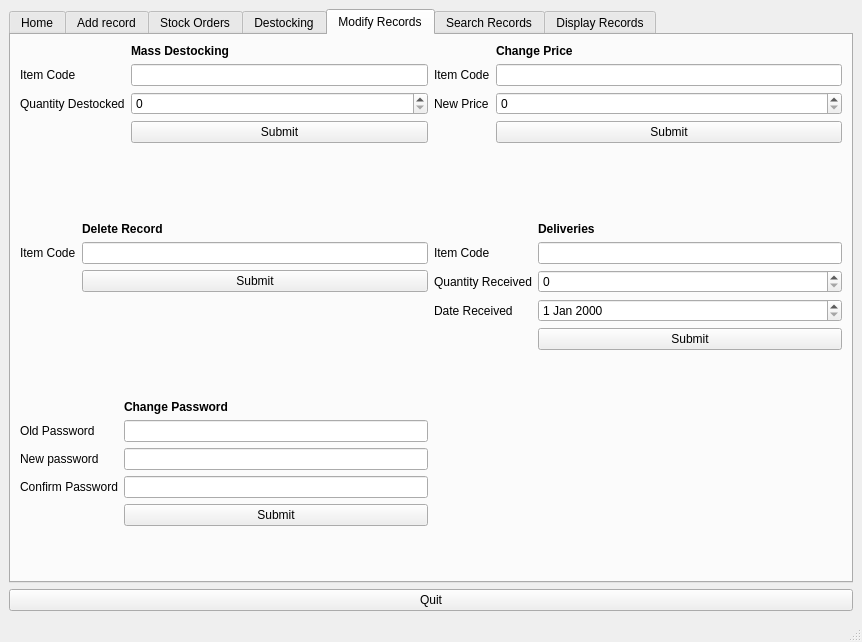
<?xml version="1.0" encoding="UTF-8"?>
<ui version="4.0">
 <class>MainWindow</class>
 <widget class="QMainWindow" name="MainWindow">
  <property name="geometry">
   <rect>
    <x>0</x>
    <y>0</y>
    <width>862</width>
    <height>642</height>
   </rect>
  </property>
  <property name="windowTitle">
   <string>Student Cafeteria Inventory Management System</string>
  </property>
  <widget class="QWidget" name="centralwidget">
   <layout class="QVBoxLayout" name="verticalLayout_2">
    <item>
     <widget class="VerticalTabWidget" name="tabWidget">
      <property name="currentIndex">
       <number>4</number>
      </property>
      <widget class="QWidget" name="tab">
       <attribute name="title">
        <string>Home</string>
       </attribute>
       <layout class="QVBoxLayout" name="verticalLayout_6">
        <item>
         <layout class="QFormLayout" name="formLayout_4">
          <item row="1" column="0" colspan="2">
           <widget class="QLabel" name="label_36">
            <property name="font">
             <font>
              <pointsize>10</pointsize>
             </font>
            </property>
            <property name="text">
             <string>&lt;html&gt;&lt;head/&gt;&lt;body&gt;&lt;p&gt;This is a system that prides itself on its ease of use and all the features a school cafeteria needs to keep track of its inventory.The School Cafeteria Inventory Management System allows for real-time tracking of food items in your stock, tracking of destockingand record management.&lt;/p&gt;&lt;p&gt;A manual inventory management method that is run with pen and paper is not only labor-intensive but also time-consuming.This approach lacks a proper data organization structure, which can give rise to many risks associated with data mismanagement. A Computerized Student Cafeteria Inventory Management System is a more efficient and improved approach to stock data management. It is much more secure and reliable than the manual method.&lt;/p&gt;&lt;p&gt;This system also enhances your company day-to-day operations and streamlines efficiency where costs are cut, data is stored reliably and there is enhanced time management hence allowing you to do more in a day, unrestrained.&lt;/p&gt;&lt;p&gt;For maximum utilization of this system, it is highly recommended that you to read thoroughly through the documentation.&lt;/p&gt;&lt;/body&gt;&lt;/html&gt;</string>
            </property>
            <property name="wordWrap">
             <bool>true</bool>
            </property>
           </widget>
          </item>
          <item row="0" column="0" colspan="2">
           <widget class="QLabel" name="label_35">
            <property name="font">
             <font>
              <pointsize>12</pointsize>
              <bold>true</bold>
             </font>
            </property>
            <property name="text">
             <string>Welcome to SCIMS remastered</string>
            </property>
            <property name="alignment">
             <set>Qt::AlignCenter</set>
            </property>
           </widget>
          </item>
         </layout>
        </item>
       </layout>
      </widget>
      <widget class="QWidget" name="tab_2">
       <attribute name="title">
        <string>Add record</string>
       </attribute>
       <layout class="QVBoxLayout" name="verticalLayout">
        <item>
         <widget class="QLabel" name="label_7">
          <property name="maximumSize">
           <size>
            <width>16777215</width>
            <height>50</height>
           </size>
          </property>
          <property name="font">
           <font>
            <bold>true</bold>
           </font>
          </property>
          <property name="text">
           <string>Add record of item:</string>
          </property>
          <property name="alignment">
           <set>Qt::AlignCenter</set>
          </property>
         </widget>
        </item>
        <item>
         <layout class="QFormLayout" name="formLayout">
          <item row="0" column="0">
           <widget class="QLabel" name="label">
            <property name="text">
             <string>Item Category</string>
            </property>
           </widget>
          </item>
          <item row="0" column="1">
           <widget class="QLineEdit" name="category"/>
          </item>
          <item row="1" column="0">
           <widget class="QLabel" name="label_2">
            <property name="text">
             <string>Item Name</string>
            </property>
           </widget>
          </item>
          <item row="1" column="1">
           <widget class="QLineEdit" name="name"/>
          </item>
          <item row="2" column="0">
           <widget class="QLabel" name="label_4">
            <property name="text">
             <string>Item Price</string>
            </property>
           </widget>
          </item>
          <item row="2" column="1">
           <widget class="QSpinBox" name="price">
            <property name="minimum">
             <number>1</number>
            </property>
            <property name="maximum">
             <number>999999</number>
            </property>
           </widget>
          </item>
          <item row="3" column="0">
           <widget class="QLabel" name="label_5">
            <property name="text">
             <string>Item Quantity</string>
            </property>
           </widget>
          </item>
          <item row="3" column="1">
           <widget class="QSpinBox" name="quantity">
            <property name="minimum">
             <number>1</number>
            </property>
            <property name="maximum">
             <number>999999</number>
            </property>
           </widget>
          </item>
          <item row="4" column="0">
           <widget class="QLabel" name="label_6">
            <property name="text">
             <string>Quantity Required</string>
            </property>
           </widget>
          </item>
          <item row="4" column="1">
           <widget class="QSpinBox" name="required">
            <property name="minimum">
             <number>1</number>
            </property>
            <property name="maximum">
             <number>999999</number>
            </property>
           </widget>
          </item>
          <item row="5" column="0">
           <widget class="QLabel" name="label_8">
            <property name="text">
             <string>Expiry Date:</string>
            </property>
           </widget>
          </item>
          <item row="5" column="1">
           <widget class="QDateEdit" name="expiry"/>
          </item>
          <item row="6" column="1">
           <widget class="QPushButton" name="btn_add_inventory">
            <property name="text">
             <string>Submit</string>
            </property>
           </widget>
          </item>
         </layout>
        </item>
       </layout>
      </widget>
      <widget class="QWidget" name="tab_3">
       <attribute name="title">
        <string>Stock Orders</string>
       </attribute>
       <layout class="QVBoxLayout" name="verticalLayout_3">
        <item>
         <widget class="QLabel" name="label_9">
          <property name="maximumSize">
           <size>
            <width>16777215</width>
            <height>50</height>
           </size>
          </property>
          <property name="font">
           <font>
            <bold>true</bold>
           </font>
          </property>
          <property name="text">
           <string>Add Record of Order Acquisition:</string>
          </property>
          <property name="alignment">
           <set>Qt::AlignCenter</set>
          </property>
         </widget>
        </item>
        <item>
         <layout class="QFormLayout" name="formLayout_2">
          <property name="sizeConstraint">
           <enum>QLayout::SetMinAndMaxSize</enum>
          </property>
          <item row="0" column="0">
           <widget class="QLabel" name="label_11">
            <property name="text">
             <string>Item Code</string>
            </property>
           </widget>
          </item>
          <item row="0" column="1">
           <widget class="QLineEdit" name="code1"/>
          </item>
          <item row="1" column="0">
           <widget class="QLabel" name="label_12">
            <property name="text">
             <string>Supplier</string>
            </property>
           </widget>
          </item>
          <item row="1" column="1">
           <widget class="QLineEdit" name="supplier"/>
          </item>
          <item row="2" column="0">
           <widget class="QLabel" name="label_13">
            <property name="text">
             <string>Quantity Purchased</string>
            </property>
           </widget>
          </item>
          <item row="2" column="1">
           <widget class="QSpinBox" name="quantityPurchased">
            <property name="minimum">
             <number>1</number>
            </property>
            <property name="maximum">
             <number>999999</number>
            </property>
           </widget>
          </item>
          <item row="3" column="0">
           <widget class="QLabel" name="label_14">
            <property name="text">
             <string>Date of Purchase</string>
            </property>
           </widget>
          </item>
          <item row="3" column="1">
           <widget class="QDateEdit" name="datePurchase"/>
          </item>
          <item row="4" column="1">
           <widget class="QPushButton" name="btn_add_order">
            <property name="text">
             <string>Submit</string>
            </property>
           </widget>
          </item>
          <item row="5" column="1">
           <widget class="QLabel" name="label_16">
            <property name="maximumSize">
             <size>
              <width>16777215</width>
              <height>50</height>
             </size>
            </property>
            <property name="font">
             <font>
              <bold>true</bold>
             </font>
            </property>
            <property name="text">
             <string>Cancel Order:</string>
            </property>
           </widget>
          </item>
          <item row="6" column="0">
           <widget class="QLabel" name="label_18">
            <property name="text">
             <string>Purchase ID</string>
            </property>
           </widget>
          </item>
          <item row="6" column="1">
           <widget class="QLineEdit" name="cancel_id"/>
          </item>
          <item row="7" column="1">
           <widget class="QPushButton" name="btn_cancel_order">
            <property name="text">
             <string>Submit</string>
            </property>
           </widget>
          </item>
         </layout>
        </item>
       </layout>
      </widget>
      <widget class="QWidget" name="tab_4">
       <attribute name="title">
        <string>Destocking</string>
       </attribute>
       <layout class="QVBoxLayout" name="verticalLayout_4">
        <item>
         <widget class="QLabel" name="label_3">
          <property name="maximumSize">
           <size>
            <width>16777215</width>
            <height>50</height>
           </size>
          </property>
          <property name="font">
           <font>
            <bold>true</bold>
           </font>
          </property>
          <property name="text">
           <string>Add Record of Destocking</string>
          </property>
          <property name="alignment">
           <set>Qt::AlignCenter</set>
          </property>
         </widget>
        </item>
        <item>
         <layout class="QFormLayout" name="formLayout_3">
          <item row="0" column="0">
           <widget class="QLabel" name="label_10">
            <property name="text">
             <string>Item Code</string>
            </property>
           </widget>
          </item>
          <item row="0" column="1">
           <widget class="QLineEdit" name="code2"/>
          </item>
          <item row="1" column="0">
           <widget class="QLabel" name="label_15">
            <property name="text">
             <string>Destocked to</string>
            </property>
           </widget>
          </item>
          <item row="1" column="1">
           <widget class="QLineEdit" name="destockedTo"/>
          </item>
          <item row="2" column="0">
           <widget class="QLabel" name="label_37">
            <property name="text">
             <string>Quantity Destocked</string>
            </property>
           </widget>
          </item>
          <item row="2" column="1">
           <widget class="QSpinBox" name="quantityDestocked">
            <property name="minimum">
             <number>1</number>
            </property>
            <property name="maximum">
             <number>999999</number>
            </property>
           </widget>
          </item>
          <item row="3" column="0">
           <widget class="QLabel" name="label_19">
            <property name="text">
             <string>Date of Destocking</string>
            </property>
           </widget>
          </item>
          <item row="3" column="1">
           <widget class="QDateEdit" name="dateDestocked"/>
          </item>
          <item row="4" column="1">
           <widget class="QPushButton" name="btn_add_destocking">
            <property name="text">
             <string>Submit</string>
            </property>
           </widget>
          </item>
         </layout>
        </item>
       </layout>
      </widget>
      <widget class="QWidget" name="tab_5">
       <attribute name="title">
        <string>Modify Records</string>
       </attribute>
       <layout class="QVBoxLayout" name="verticalLayout_5">
        <item>
         <layout class="QGridLayout" name="gridLayout">
          <item row="1" column="1">
           <layout class="QFormLayout" name="deliveries">
            <item row="1" column="0">
             <widget class="QLabel" name="label_27">
              <property name="text">
               <string>Item Code</string>
              </property>
             </widget>
            </item>
            <item row="2" column="0">
             <widget class="QLabel" name="label_29">
              <property name="text">
               <string>Quantity Received</string>
              </property>
             </widget>
            </item>
            <item row="3" column="0">
             <widget class="QLabel" name="label_30">
              <property name="text">
               <string>Date Received</string>
              </property>
             </widget>
            </item>
            <item row="0" column="1">
             <widget class="QLabel" name="label_28">
              <property name="font">
               <font>
                <bold>true</bold>
               </font>
              </property>
              <property name="text">
               <string>Deliveries</string>
              </property>
             </widget>
            </item>
            <item row="1" column="1">
             <widget class="QLineEdit" name="code6"/>
            </item>
            <item row="2" column="1">
             <widget class="QSpinBox" name="quantityReceived">
              <property name="maximum">
               <number>999999</number>
              </property>
             </widget>
            </item>
            <item row="3" column="1">
             <widget class="QDateEdit" name="dateReceived"/>
            </item>
            <item row="4" column="1">
             <widget class="QPushButton" name="btn_modify">
              <property name="text">
               <string>Submit</string>
              </property>
             </widget>
            </item>
           </layout>
          </item>
          <item row="2" column="0">
           <layout class="QFormLayout" name="changePassword">
            <item row="0" column="1">
             <widget class="QLabel" name="label_34">
              <property name="font">
               <font>
                <bold>true</bold>
               </font>
              </property>
              <property name="text">
               <string>Change Password</string>
              </property>
             </widget>
            </item>
            <item row="1" column="0">
             <widget class="QLabel" name="label_33">
              <property name="text">
               <string>Old Password</string>
              </property>
             </widget>
            </item>
            <item row="1" column="1">
             <widget class="QLineEdit" name="oldPassword">
              <property name="inputMethodHints">
               <set>Qt::ImhHiddenText|Qt::ImhNoAutoUppercase|Qt::ImhNoPredictiveText|Qt::ImhSensitiveData</set>
              </property>
              <property name="echoMode">
               <enum>QLineEdit::Password</enum>
              </property>
             </widget>
            </item>
            <item row="2" column="0">
             <widget class="QLabel" name="label_32">
              <property name="text">
               <string>New password</string>
              </property>
             </widget>
            </item>
            <item row="2" column="1">
             <widget class="QLineEdit" name="newPassword">
              <property name="inputMethodHints">
               <set>Qt::ImhHiddenText|Qt::ImhNoAutoUppercase|Qt::ImhNoPredictiveText|Qt::ImhSensitiveData</set>
              </property>
              <property name="echoMode">
               <enum>QLineEdit::Password</enum>
              </property>
             </widget>
            </item>
            <item row="3" column="0">
             <widget class="QLabel" name="label_31">
              <property name="text">
               <string>Confirm Password</string>
              </property>
             </widget>
            </item>
            <item row="3" column="1">
             <widget class="QLineEdit" name="newPassword2">
              <property name="inputMethodHints">
               <set>Qt::ImhHiddenText|Qt::ImhNoAutoUppercase|Qt::ImhNoPredictiveText|Qt::ImhSensitiveData</set>
              </property>
              <property name="echoMode">
               <enum>QLineEdit::Password</enum>
              </property>
             </widget>
            </item>
            <item row="4" column="1">
             <widget class="QPushButton" name="btn_change_password">
              <property name="text">
               <string>Submit</string>
              </property>
             </widget>
            </item>
           </layout>
          </item>
          <item row="1" column="0">
           <layout class="QFormLayout" name="deleteRecord">
            <item row="1" column="0">
             <widget class="QLabel" name="label_25">
              <property name="text">
               <string>Item Code</string>
              </property>
             </widget>
            </item>
            <item row="1" column="1">
             <widget class="QLineEdit" name="code4"/>
            </item>
            <item row="0" column="1">
             <widget class="QLabel" name="label_26">
              <property name="font">
               <font>
                <bold>true</bold>
               </font>
              </property>
              <property name="text">
               <string>Delete Record</string>
              </property>
             </widget>
            </item>
            <item row="2" column="1">
             <widget class="QPushButton" name="btn_del_record">
              <property name="text">
               <string>Submit</string>
              </property>
             </widget>
            </item>
           </layout>
          </item>
          <item row="0" column="1">
           <layout class="QFormLayout" name="changePrice">
            <item row="0" column="1">
             <widget class="QLabel" name="label_22">
              <property name="maximumSize">
               <size>
                <width>16777215</width>
                <height>50</height>
               </size>
              </property>
              <property name="font">
               <font>
                <bold>true</bold>
               </font>
              </property>
              <property name="text">
               <string>Change Price</string>
              </property>
             </widget>
            </item>
            <item row="1" column="0">
             <widget class="QLabel" name="label_23">
              <property name="text">
               <string>Item Code</string>
              </property>
             </widget>
            </item>
            <item row="1" column="1">
             <widget class="QLineEdit" name="code3"/>
            </item>
            <item row="2" column="0">
             <widget class="QLabel" name="label_24">
              <property name="text">
               <string>New Price</string>
              </property>
             </widget>
            </item>
            <item row="2" column="1">
             <widget class="QSpinBox" name="price1">
              <property name="maximum">
               <number>999999</number>
              </property>
             </widget>
            </item>
            <item row="3" column="1">
             <widget class="QPushButton" name="btn_change_price">
              <property name="text">
               <string>Submit</string>
              </property>
             </widget>
            </item>
           </layout>
          </item>
          <item row="0" column="0">
           <layout class="QFormLayout" name="mass">
            <item row="0" column="1">
             <widget class="QLabel" name="label_21">
              <property name="maximumSize">
               <size>
                <width>16777215</width>
                <height>50</height>
               </size>
              </property>
              <property name="font">
               <font>
                <bold>true</bold>
               </font>
              </property>
              <property name="text">
               <string>Mass Destocking</string>
              </property>
             </widget>
            </item>
            <item row="1" column="0">
             <widget class="QLabel" name="label_17">
              <property name="text">
               <string>Item Code</string>
              </property>
             </widget>
            </item>
            <item row="1" column="1">
             <widget class="QLineEdit" name="code5"/>
            </item>
            <item row="2" column="0">
             <widget class="QLabel" name="label_20">
              <property name="text">
               <string>Quantity Destocked</string>
              </property>
             </widget>
            </item>
            <item row="2" column="1">
             <widget class="QSpinBox" name="quantityDestocked1">
              <property name="maximum">
               <number>999999</number>
              </property>
             </widget>
            </item>
            <item row="3" column="1">
             <widget class="QPushButton" name="btn_mass_destocking">
              <property name="text">
               <string>Submit</string>
              </property>
             </widget>
            </item>
           </layout>
          </item>
         </layout>
        </item>
       </layout>
      </widget>
      <widget class="QWidget" name="tab_6">
       <attribute name="title">
        <string>Search Records</string>
       </attribute>
       <layout class="QVBoxLayout" name="verticalLayout_7">
        <item>
         <layout class="QFormLayout" name="formLayout_5">
          <item row="0" column="1">
           <widget class="QLineEdit" name="lineEdit_2">
            <property name="placeholderText">
             <string>Enter search term</string>
            </property>
           </widget>
          </item>
          <item row="1" column="1">
           <widget class="QPushButton" name="btn_search">
            <property name="text">
             <string>Submit</string>
            </property>
           </widget>
          </item>
          <item row="2" column="1">
           <widget class="QPushButton" name="btn_export_search">
            <property name="text">
             <string>Export</string>
            </property>
           </widget>
          </item>
          <item row="3" column="1">
           <widget class="QTableView" name="tableView"/>
          </item>
         </layout>
        </item>
       </layout>
      </widget>
      <widget class="QWidget" name="tab_7">
       <attribute name="title">
        <string>Display Records</string>
       </attribute>
       <layout class="QVBoxLayout" name="verticalLayout_8">
        <item>
         <widget class="VerticalTabWidget" name="tabWidget_2">
          <property name="currentIndex">
           <number>0</number>
          </property>
          <widget class="QWidget" name="tab_8">
           <attribute name="title">
            <string>Inventory</string>
           </attribute>
           <layout class="QVBoxLayout" name="verticalLayout_9">
            <item>
             <layout class="QFormLayout" name="formLayout_6">
              <item row="1" column="1">
               <widget class="QPushButton" name="btn_save_inventory">
                <property name="text">
                 <string>Save</string>
                </property>
               </widget>
              </item>
              <item row="2" column="1">
               <widget class="QPushButton" name="btn_reload_inventory">
                <property name="text">
                 <string>Reload</string>
                </property>
               </widget>
              </item>
              <item row="3" column="1">
               <widget class="QPushButton" name="btn_export_inventory">
                <property name="text">
                 <string>Export</string>
                </property>
               </widget>
              </item>
              <item row="0" column="1">
               <widget class="QTableView" name="tableView_2"/>
              </item>
             </layout>
            </item>
           </layout>
          </widget>
          <widget class="QWidget" name="tab_9">
           <attribute name="title">
            <string>Orders</string>
           </attribute>
           <layout class="QVBoxLayout" name="verticalLayout_10">
            <item>
             <layout class="QFormLayout" name="formLayout_7">
              <item row="1" column="1">
               <widget class="QPushButton" name="btn_save_orders">
                <property name="text">
                 <string>Save</string>
                </property>
               </widget>
              </item>
              <item row="2" column="1">
               <widget class="QPushButton" name="btn_reload_orders">
                <property name="text">
                 <string>Reload</string>
                </property>
               </widget>
              </item>
              <item row="3" column="1">
               <widget class="QPushButton" name="btn_export_orders">
                <property name="text">
                 <string>Export</string>
                </property>
               </widget>
              </item>
              <item row="0" column="1">
               <widget class="QTableView" name="tableView_3">
                <property name="font">
                 <font>
                  <pointsize>10</pointsize>
                 </font>
                </property>
               </widget>
              </item>
             </layout>
            </item>
           </layout>
          </widget>
          <widget class="QWidget" name="tab_10">
           <attribute name="title">
            <string>Destocked</string>
           </attribute>
           <layout class="QVBoxLayout" name="verticalLayout_11">
            <item>
             <layout class="QFormLayout" name="formLayout_8">
              <item row="1" column="1">
               <widget class="QPushButton" name="btn_save_destocking">
                <property name="text">
                 <string>Save</string>
                </property>
               </widget>
              </item>
              <item row="2" column="1">
               <widget class="QPushButton" name="btn_reload_destocking">
                <property name="text">
                 <string>Reload</string>
                </property>
               </widget>
              </item>
              <item row="3" column="1">
               <widget class="QPushButton" name="btn_export_destocking">
                <property name="text">
                 <string>Export</string>
                </property>
               </widget>
              </item>
              <item row="0" column="1">
               <widget class="QTableView" name="tableView_4"/>
              </item>
             </layout>
            </item>
           </layout>
          </widget>
          <widget class="QWidget" name="tab_11">
           <attribute name="title">
            <string>Low Stock</string>
           </attribute>
           <layout class="QVBoxLayout" name="verticalLayout_12">
            <item>
             <layout class="QFormLayout" name="formLayout_11">
              <item row="1" column="1">
               <widget class="QPushButton" name="btn_save_low">
                <property name="text">
                 <string>Save</string>
                </property>
               </widget>
              </item>
              <item row="2" column="1">
               <widget class="QPushButton" name="btn_reload_low">
                <property name="text">
                 <string>Reload</string>
                </property>
               </widget>
              </item>
              <item row="3" column="1">
               <widget class="QPushButton" name="btn_export_low">
                <property name="text">
                 <string>Export</string>
                </property>
               </widget>
              </item>
              <item row="0" column="1">
               <widget class="QTableView" name="tableView_7"/>
              </item>
             </layout>
            </item>
           </layout>
          </widget>
          <widget class="QWidget" name="tab_12">
           <attribute name="title">
            <string>Expiring Items</string>
           </attribute>
           <layout class="QVBoxLayout" name="verticalLayout_13">
            <item>
             <layout class="QFormLayout" name="formLayout_12">
              <item row="1" column="1">
               <widget class="QPushButton" name="btn_save_expiring">
                <property name="text">
                 <string>Save</string>
                </property>
               </widget>
              </item>
              <item row="2" column="1">
               <widget class="QPushButton" name="btn_reload_expiring">
                <property name="text">
                 <string>Reload</string>
                </property>
               </widget>
              </item>
              <item row="3" column="1">
               <widget class="QPushButton" name="btn_export_expiring">
                <property name="text">
                 <string>Export</string>
                </property>
               </widget>
              </item>
              <item row="0" column="1">
               <widget class="QTableView" name="tableView_8"/>
              </item>
             </layout>
            </item>
           </layout>
          </widget>
         </widget>
        </item>
       </layout>
      </widget>
     </widget>
    </item>
    <item>
     <widget class="QPushButton" name="btn_quit">
      <property name="text">
       <string>Quit</string>
      </property>
     </widget>
    </item>
   </layout>
  </widget>
  <widget class="QMenuBar" name="menubar">
   <property name="geometry">
    <rect>
     <x>0</x>
     <y>0</y>
     <width>862</width>
     <height>25</height>
    </rect>
   </property>
  </widget>
  <widget class="QStatusBar" name="statusbar"/>
 </widget>
 <customwidgets>
  <customwidget>
   <class>VerticalTabWidget</class>
   <extends>QTabWidget</extends>
   <header>verticaltabwidget.h</header>
   <container>1</container>
  </customwidget>
 </customwidgets>
 <resources/>
 <connections/>
</ui>
